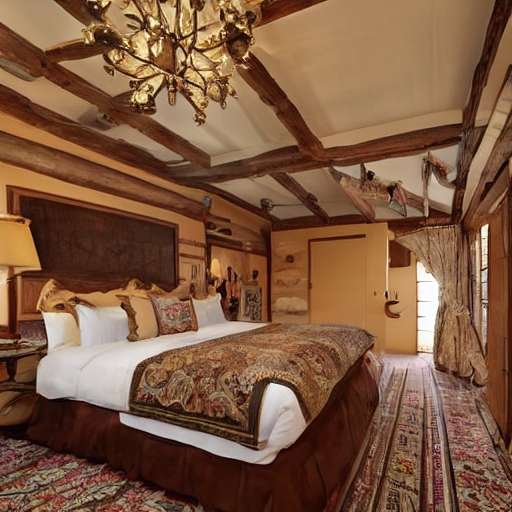
#> input picture testimg/test/test10.png, 512 x 512 px; its folder holds only this picture in this run
$ python LineDrawing.py
#> lines starting #> are read from the running program, lines starting #| are printed output that depends on the picture
#グレースケール画像と線画画像の生成
import numpy as np
import cv2
import glob
import os
"""
①画像をグレーにする
②それを膨張処理する
→8近傍、つまり点の周り8箇所に対して膨張するというもの
③グレーと膨張画像の差分を取る
④差分画像を白黒反転する
"""
#グレースケール画像と線画画像の保存先フォルダの作成
keywords = ['Grayscale', 'LineDrawing']
path = "testimg/test" #任意のフォルダを指定
for keyword in keywords :
    new_path = path + "_" + keyword
    os.makedirs(new_path, exist_ok=True)

# 8近傍の定義
neiborhood8 = np.array([[1, 1, 1],
                            [1, 1, 1],
                            [1, 1, 1]],
                            np.uint8)

#線画化
for f in glob.glob(path + '/*'):
    img = cv2.imread(f, 0) # 0なしでカラー
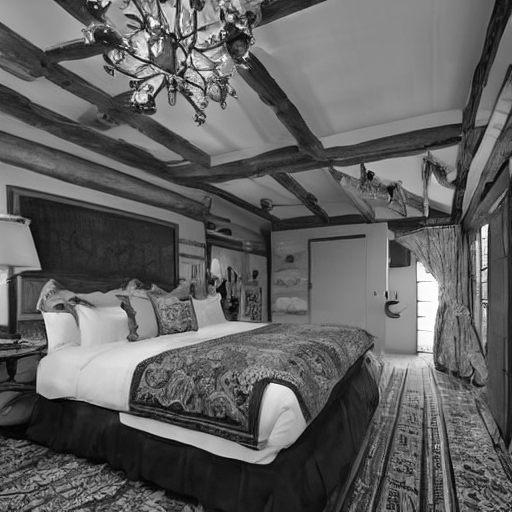
#> img: shape (512, 512); min 2, max 255, mean 97
    cv2.imwrite(os.path.dirname(f) + '_Grayscale/' + os.path.basename(f), img)

    #膨張。iterations回数を増やすとより太い線が得られる
    img_dilate = cv2.dilate(img, neiborhood8, iterations=1) #膨張
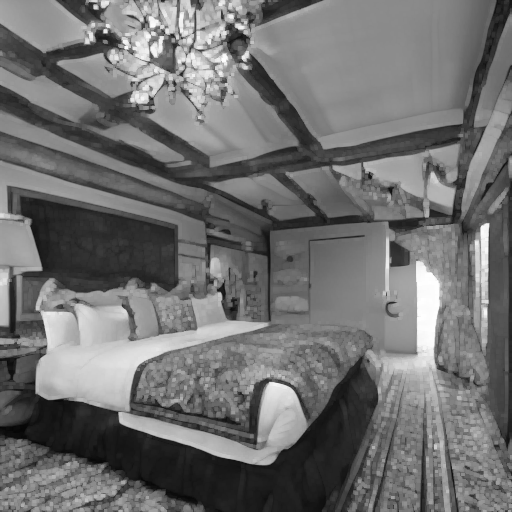
#> img_dilate: shape (512, 512); min 5, max 255, mean 111.9

    #差異を取る。この段階では背景黒、エッジが白の画像が得られる。
    img_diff = cv2.absdiff(img, img_dilate) #差分
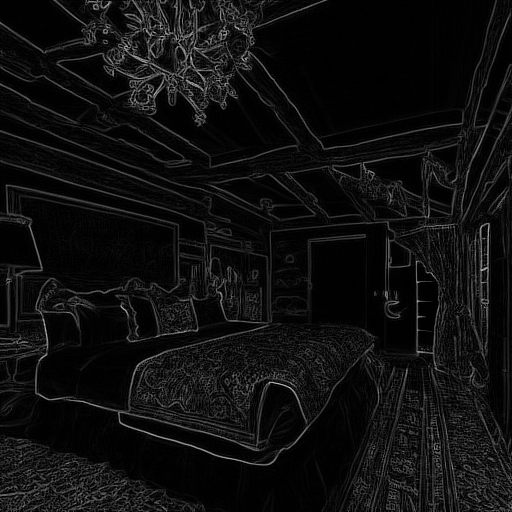
#> img_diff: shape (512, 512); min 0, max 192, mean 14.9

    #白黒反転する。これによって背景白、線が黒の線画画像を得られる
    img_diff_not = cv2.bitwise_not(img_diff) #白黒反転
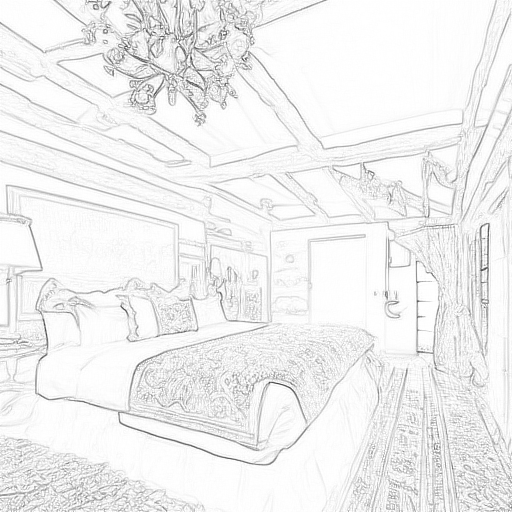
#> img_diff_not: shape (512, 512); min 63, max 255, mean 240.1
    cv2.imwrite(os.path.dirname(f) + '_LineDrawing/' + os.path.basename(f), img_diff_not)

$ run again, on testimg/test/test25.png
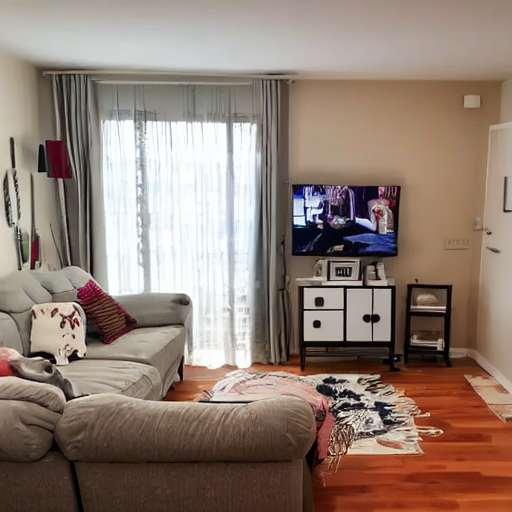
#> input picture testimg/test/test25.png, 512 x 512 px
#> `img_diff = cv2.absdiff(img, img_dilate)`:
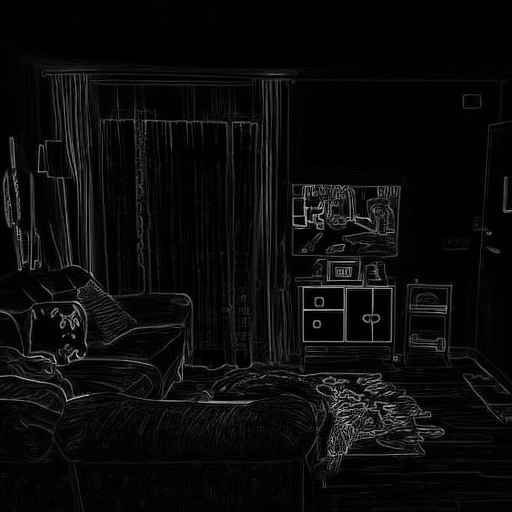
#> img_diff: shape (512, 512); min 0, max 206, mean 10.9
#> `img_diff_not = cv2.bitwise_not(img_diff)`:
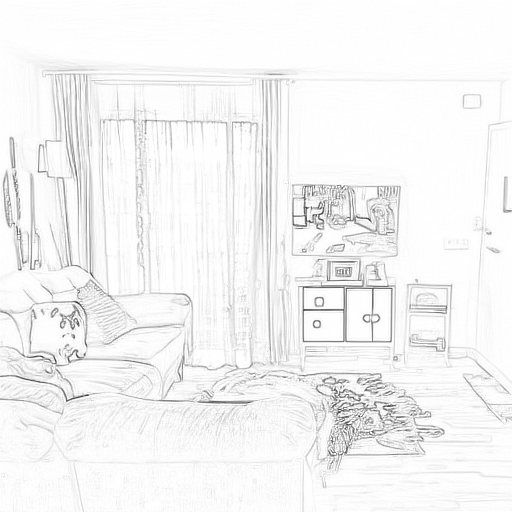
#> img_diff_not: shape (512, 512); min 49, max 255, mean 244.1

$ run again, on testimg/test/test3.png
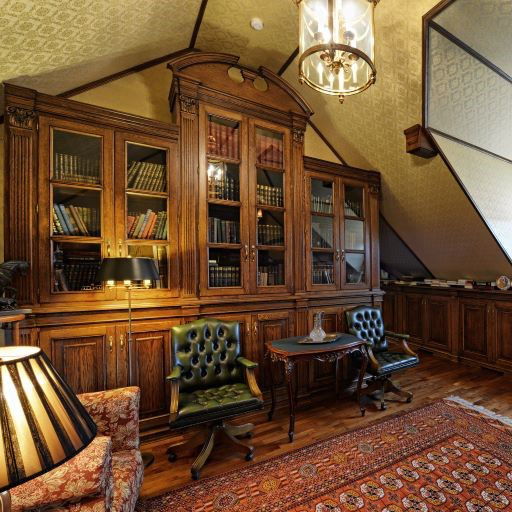
#> input picture testimg/test/test3.png, 512 x 512 px
#> `img_diff = cv2.absdiff(img, img_dilate)`:
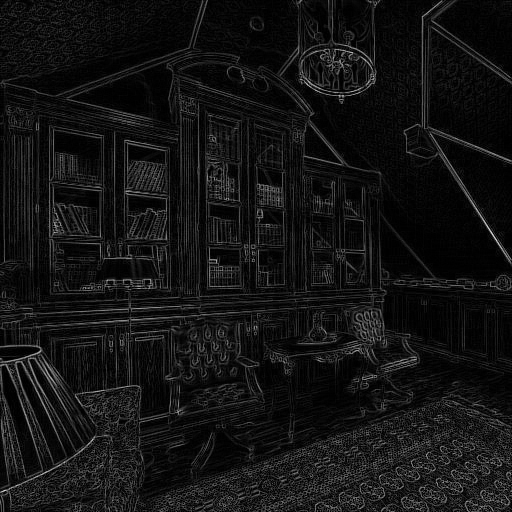
#> img_diff: shape (512, 512); min 0, max 219, mean 19.1
#> `img_diff_not = cv2.bitwise_not(img_diff)`:
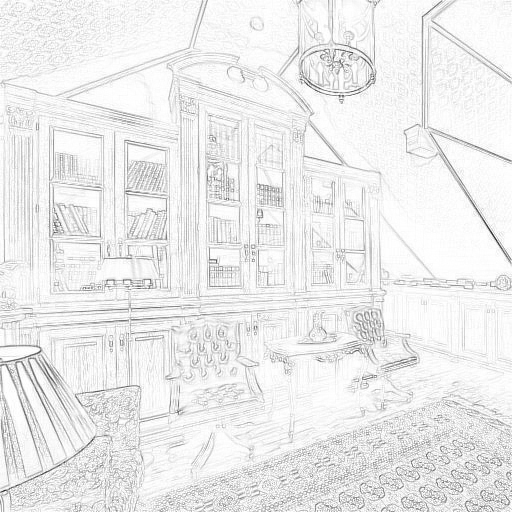
#> img_diff_not: shape (512, 512); min 36, max 255, mean 235.9

$ run again, on testimg/test/test6.png
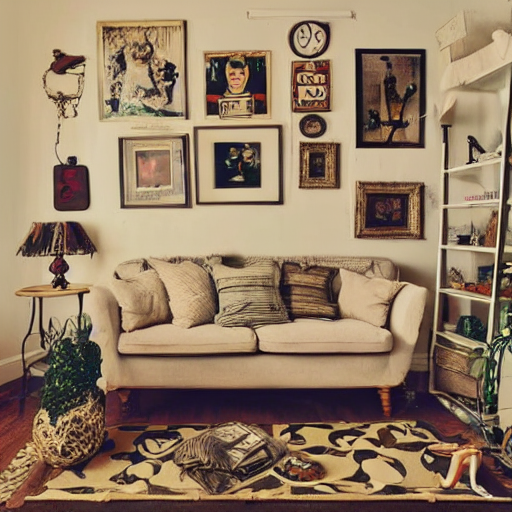
#> input picture testimg/test/test6.png, 512 x 512 px
#> `img_diff = cv2.absdiff(img, img_dilate)`:
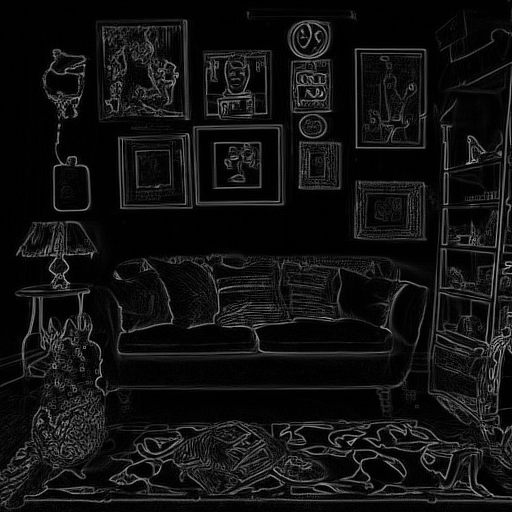
#> img_diff: shape (512, 512); min 0, max 192, mean 16.9
#> `img_diff_not = cv2.bitwise_not(img_diff)`:
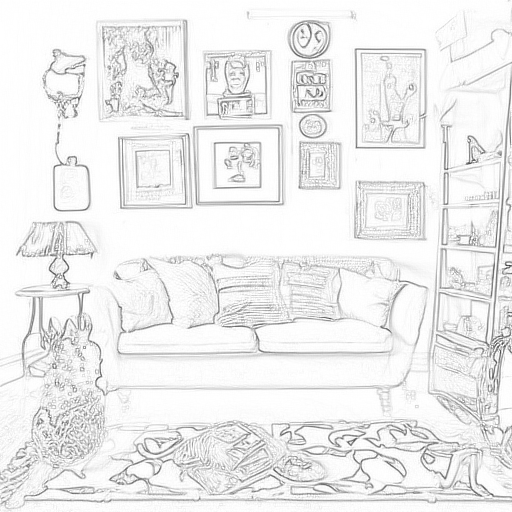
#> img_diff_not: shape (512, 512); min 63, max 255, mean 238.1

$ run again, on testimg/test/test19.png
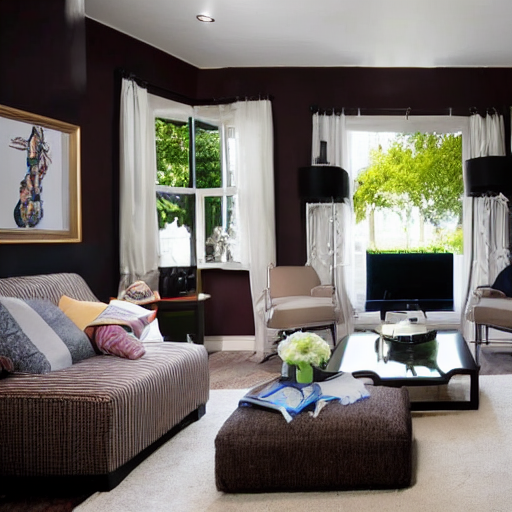
#> input picture testimg/test/test19.png, 512 x 512 px
#> `img_diff_not = cv2.bitwise_not(img_diff)`:
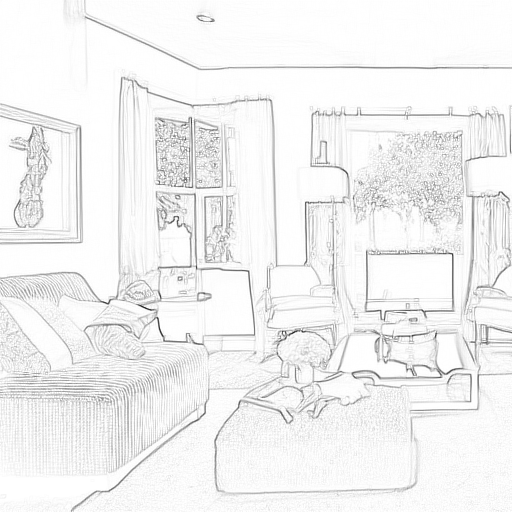
#> img_diff_not: shape (512, 512); min 35, max 255, mean 241.9
